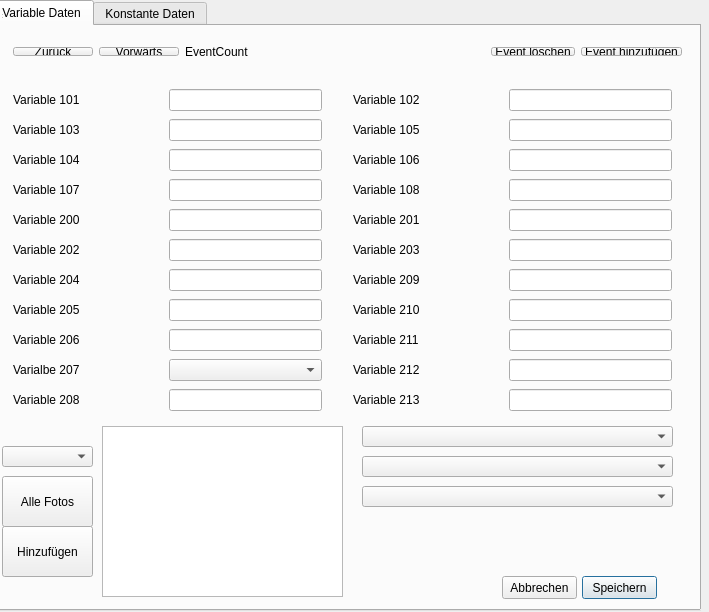
<?xml version="1.0" encoding="UTF-8"?>
<ui version="4.0">
 <class>MainWindow</class>
 <widget class="QDialog" name="MainWindow">
  <property name="geometry">
   <rect>
    <x>0</x>
    <y>0</y>
    <width>709</width>
    <height>612</height>
   </rect>
  </property>
  <property name="windowTitle">
   <string>MainWindow</string>
  </property>
  <widget class="QWidget" name="centralWidget" native="true">
   <property name="geometry">
    <rect>
     <x>0</x>
     <y>0</y>
     <width>701</width>
     <height>611</height>
    </rect>
   </property>
   <widget class="QTabWidget" name="VariableData">
    <property name="geometry">
     <rect>
      <x>-10</x>
      <y>0</y>
      <width>711</width>
      <height>611</height>
     </rect>
    </property>
    <property name="styleSheet">
     <string notr="true"/>
    </property>
    <property name="currentIndex">
     <number>0</number>
    </property>
    <widget class="QWidget" name="tab1">
     <attribute name="title">
      <string>Variable Daten</string>
     </attribute>
     <widget class="QWidget" name="formLayoutWidget_2">
      <property name="geometry">
       <rect>
        <x>350</x>
        <y>50</y>
        <width>341</width>
        <height>359</height>
       </rect>
      </property>
      <layout class="QGridLayout" name="gridLayout">
       <item row="0" column="0">
        <widget class="QLabel" name="label_102">
         <property name="minimumSize">
          <size>
           <width>150</width>
           <height>0</height>
          </size>
         </property>
         <property name="text">
          <string>Variable 102</string>
         </property>
        </widget>
       </item>
       <item row="0" column="1">
        <widget class="QLineEdit" name="lineEdit_102"/>
       </item>
       <item row="1" column="0">
        <widget class="QLabel" name="label_105">
         <property name="text">
          <string>Variable 105</string>
         </property>
        </widget>
       </item>
       <item row="1" column="1">
        <widget class="QLineEdit" name="lineEdit_105"/>
       </item>
       <item row="2" column="0">
        <widget class="QLabel" name="label_106">
         <property name="text">
          <string>Variable 106</string>
         </property>
        </widget>
       </item>
       <item row="2" column="1">
        <widget class="QLineEdit" name="lineEdit_106"/>
       </item>
       <item row="3" column="0">
        <widget class="QLabel" name="label_108">
         <property name="text">
          <string>Variable 108</string>
         </property>
        </widget>
       </item>
       <item row="3" column="1">
        <widget class="QLineEdit" name="lineEdit_108"/>
       </item>
       <item row="4" column="0">
        <widget class="QLabel" name="label_201">
         <property name="text">
          <string>Variable 201</string>
         </property>
        </widget>
       </item>
       <item row="4" column="1">
        <widget class="QLineEdit" name="lineEdit_201"/>
       </item>
       <item row="5" column="0">
        <widget class="QLabel" name="label_203">
         <property name="text">
          <string>Variable 203</string>
         </property>
        </widget>
       </item>
       <item row="5" column="1">
        <widget class="QLineEdit" name="lineEdit_203"/>
       </item>
       <item row="6" column="0">
        <widget class="QLabel" name="label_209">
         <property name="text">
          <string>Variable 209</string>
         </property>
        </widget>
       </item>
       <item row="6" column="1">
        <widget class="QLineEdit" name="lineEdit_209"/>
       </item>
       <item row="7" column="0">
        <widget class="QLabel" name="label_210">
         <property name="text">
          <string>Variable 210</string>
         </property>
        </widget>
       </item>
       <item row="7" column="1">
        <widget class="QLineEdit" name="lineEdit_210"/>
       </item>
       <item row="8" column="0">
        <widget class="QLabel" name="label_20">
         <property name="text">
          <string>Variable 211</string>
         </property>
        </widget>
       </item>
       <item row="8" column="1">
        <widget class="QLineEdit" name="lineEdit_211"/>
       </item>
       <item row="9" column="0">
        <widget class="QLabel" name="label_212">
         <property name="text">
          <string>Variable 212</string>
         </property>
        </widget>
       </item>
       <item row="9" column="1">
        <widget class="QLineEdit" name="lineEdit_212"/>
       </item>
       <item row="10" column="0">
        <widget class="QLabel" name="label_213">
         <property name="text">
          <string>Variable 213</string>
         </property>
        </widget>
       </item>
       <item row="10" column="1">
        <widget class="QLineEdit" name="lineEdit_213"/>
       </item>
      </layout>
     </widget>
     <widget class="QWidget" name="formLayoutWidget">
      <property name="geometry">
       <rect>
        <x>10</x>
        <y>50</y>
        <width>331</width>
        <height>359</height>
       </rect>
      </property>
      <layout class="QGridLayout" name="gridLayout_2">
       <item row="0" column="0">
        <widget class="QLabel" name="label_101">
         <property name="minimumSize">
          <size>
           <width>150</width>
           <height>0</height>
          </size>
         </property>
         <property name="text">
          <string>Variable 101</string>
         </property>
        </widget>
       </item>
       <item row="0" column="1">
        <widget class="QLineEdit" name="lineEdit_101"/>
       </item>
       <item row="1" column="0">
        <widget class="QLabel" name="label_103">
         <property name="text">
          <string>Variable 103</string>
         </property>
        </widget>
       </item>
       <item row="1" column="1">
        <widget class="QLineEdit" name="lineEdit_103"/>
       </item>
       <item row="2" column="0">
        <widget class="QLabel" name="label_104">
         <property name="text">
          <string>Variable 104</string>
         </property>
        </widget>
       </item>
       <item row="2" column="1">
        <widget class="QLineEdit" name="lineEdit_104"/>
       </item>
       <item row="3" column="0">
        <widget class="QLabel" name="label_107">
         <property name="text">
          <string>Variable 107</string>
         </property>
        </widget>
       </item>
       <item row="3" column="1">
        <widget class="QLineEdit" name="lineEdit_107"/>
       </item>
       <item row="4" column="0">
        <widget class="QLabel" name="label_200">
         <property name="text">
          <string>Variable 200</string>
         </property>
        </widget>
       </item>
       <item row="4" column="1">
        <widget class="QLineEdit" name="lineEdit_200"/>
       </item>
       <item row="5" column="0">
        <widget class="QLabel" name="label_202">
         <property name="text">
          <string>Variable 202</string>
         </property>
        </widget>
       </item>
       <item row="5" column="1">
        <widget class="QLineEdit" name="lineEdit_202"/>
       </item>
       <item row="6" column="0">
        <widget class="QLabel" name="label_204">
         <property name="text">
          <string>Variable 204</string>
         </property>
        </widget>
       </item>
       <item row="6" column="1">
        <widget class="QLineEdit" name="lineEdit_204"/>
       </item>
       <item row="7" column="0">
        <widget class="QLabel" name="label_205">
         <property name="text">
          <string>Variable 205</string>
         </property>
        </widget>
       </item>
       <item row="7" column="1">
        <widget class="QLineEdit" name="lineEdit_205"/>
       </item>
       <item row="8" column="0">
        <widget class="QLabel" name="label_206">
         <property name="text">
          <string>Variable 206</string>
         </property>
        </widget>
       </item>
       <item row="8" column="1">
        <widget class="QLineEdit" name="lineEdit_206"/>
       </item>
       <item row="9" column="0">
        <widget class="QLabel" name="label_207">
         <property name="text">
          <string>Varialbe 207</string>
         </property>
        </widget>
       </item>
       <item row="9" column="1">
        <widget class="QComboBox" name="comboBox"/>
       </item>
       <item row="10" column="0">
        <widget class="QLabel" name="label_208">
         <property name="text">
          <string>Variable 208</string>
         </property>
        </widget>
       </item>
       <item row="10" column="1">
        <widget class="QLineEdit" name="lineEdit_208"/>
       </item>
      </layout>
     </widget>
     <widget class="QGraphicsView" name="graphicsView">
      <property name="geometry">
       <rect>
        <x>110</x>
        <y>400</y>
        <width>241</width>
        <height>171</height>
       </rect>
      </property>
     </widget>
     <widget class="QPushButton" name="buttonSave_1">
      <property name="geometry">
       <rect>
        <x>590</x>
        <y>550</y>
        <width>75</width>
        <height>23</height>
       </rect>
      </property>
      <property name="text">
       <string>Speichern</string>
      </property>
     </widget>
     <widget class="QComboBox" name="comboBox_2">
      <property name="geometry">
       <rect>
        <x>10</x>
        <y>420</y>
        <width>91</width>
        <height>21</height>
       </rect>
      </property>
     </widget>
     <widget class="QPushButton" name="pushButton_9">
      <property name="geometry">
       <rect>
        <x>10</x>
        <y>450</y>
        <width>91</width>
        <height>51</height>
       </rect>
      </property>
      <property name="text">
       <string>Alle Fotos</string>
      </property>
     </widget>
     <widget class="QComboBox" name="comboBox_3">
      <property name="geometry">
       <rect>
        <x>370</x>
        <y>400</y>
        <width>311</width>
        <height>21</height>
       </rect>
      </property>
     </widget>
     <widget class="QComboBox" name="comboBox_4">
      <property name="geometry">
       <rect>
        <x>370</x>
        <y>430</y>
        <width>311</width>
        <height>21</height>
       </rect>
      </property>
     </widget>
     <widget class="QComboBox" name="comboBox_5">
      <property name="geometry">
       <rect>
        <x>370</x>
        <y>460</y>
        <width>311</width>
        <height>21</height>
       </rect>
      </property>
     </widget>
     <widget class="QWidget" name="layoutWidget">
      <property name="geometry">
       <rect>
        <x>10</x>
        <y>10</y>
        <width>691</width>
        <height>31</height>
       </rect>
      </property>
      <layout class="QHBoxLayout" name="horizontalLayout">
       <item>
        <widget class="QPushButton" name="buttonPreviousData">
         <property name="text">
          <string>Zurück</string>
         </property>
        </widget>
       </item>
       <item>
        <widget class="QPushButton" name="buttonNextData">
         <property name="text">
          <string>Vorwärts</string>
         </property>
        </widget>
       </item>
       <item>
        <widget class="QLabel" name="lblEventCount">
         <property name="text">
          <string>EventCount</string>
         </property>
        </widget>
       </item>
       <item>
        <spacer name="horizontalSpacer">
         <property name="orientation">
          <enum>Qt::Horizontal</enum>
         </property>
         <property name="sizeHint" stdset="0">
          <size>
           <width>40</width>
           <height>20</height>
          </size>
         </property>
        </spacer>
       </item>
       <item>
        <widget class="QPushButton" name="buttonDeleteData">
         <property name="text">
          <string>Event löschen</string>
         </property>
        </widget>
       </item>
       <item>
        <widget class="QPushButton" name="buttonNewData">
         <property name="text">
          <string>Event hinzufügen</string>
         </property>
        </widget>
       </item>
      </layout>
     </widget>
     <widget class="QPushButton" name="buttonCancel_1">
      <property name="geometry">
       <rect>
        <x>510</x>
        <y>550</y>
        <width>75</width>
        <height>23</height>
       </rect>
      </property>
      <property name="text">
       <string>Abbrechen</string>
      </property>
     </widget>
     <widget class="QPushButton" name="pushButton_11">
      <property name="geometry">
       <rect>
        <x>10</x>
        <y>500</y>
        <width>91</width>
        <height>51</height>
       </rect>
      </property>
      <property name="text">
       <string>Hinzufügen</string>
      </property>
     </widget>
    </widget>
    <widget class="QWidget" name="tab_2">
     <attribute name="title">
      <string>Konstante Daten</string>
     </attribute>
     <widget class="QLabel" name="label_309">
      <property name="geometry">
       <rect>
        <x>10</x>
        <y>180</y>
        <width>121</width>
        <height>16</height>
       </rect>
      </property>
      <property name="text">
       <string>Variable 309</string>
      </property>
     </widget>
     <widget class="QGraphicsView" name="graphicsView_2">
      <property name="geometry">
       <rect>
        <x>110</x>
        <y>350</y>
        <width>241</width>
        <height>211</height>
       </rect>
      </property>
     </widget>
     <widget class="QWidget" name="layoutWidget">
      <property name="geometry">
       <rect>
        <x>10</x>
        <y>330</y>
        <width>128</width>
        <height>19</height>
       </rect>
      </property>
      <layout class="QHBoxLayout" name="horizontalLayout_4">
       <item>
        <widget class="QLabel" name="label_45">
         <property name="text">
          <string>Foto:</string>
         </property>
        </widget>
       </item>
       <item>
        <widget class="QLabel" name="label_314">
         <property name="text">
          <string>Variable 314</string>
         </property>
        </widget>
       </item>
      </layout>
     </widget>
     <widget class="QComboBox" name="comboBox_216">
      <property name="geometry">
       <rect>
        <x>440</x>
        <y>380</y>
        <width>241</width>
        <height>21</height>
       </rect>
      </property>
     </widget>
     <widget class="QComboBox" name="comboBox_217">
      <property name="geometry">
       <rect>
        <x>440</x>
        <y>450</y>
        <width>241</width>
        <height>21</height>
       </rect>
      </property>
     </widget>
     <widget class="QComboBox" name="comboBox_215">
      <property name="geometry">
       <rect>
        <x>440</x>
        <y>310</y>
        <width>241</width>
        <height>21</height>
       </rect>
      </property>
     </widget>
     <widget class="QComboBox" name="comboBox_309">
      <property name="geometry">
       <rect>
        <x>140</x>
        <y>180</y>
        <width>91</width>
        <height>21</height>
       </rect>
      </property>
     </widget>
     <widget class="QPushButton" name="pushButton_19">
      <property name="geometry">
       <rect>
        <x>10</x>
        <y>390</y>
        <width>91</width>
        <height>51</height>
       </rect>
      </property>
      <property name="text">
       <string>Alle Fotos</string>
      </property>
     </widget>
     <widget class="QComboBox" name="comboBox_19">
      <property name="geometry">
       <rect>
        <x>10</x>
        <y>350</y>
        <width>91</width>
        <height>21</height>
       </rect>
      </property>
     </widget>
     <widget class="QWidget" name="layoutWidget">
      <property name="geometry">
       <rect>
        <x>10</x>
        <y>20</y>
        <width>511</width>
        <height>133</height>
       </rect>
      </property>
      <layout class="QGridLayout" name="gridLayout_3">
       <item row="0" column="0">
        <layout class="QGridLayout" name="gridLayout_4">
         <item row="1" column="0">
          <widget class="QCheckBox" name="checkBox_300">
           <property name="text">
            <string/>
           </property>
          </widget>
         </item>
         <item row="0" column="0">
          <widget class="QCheckBox" name="checkBox_299">
           <property name="text">
            <string/>
           </property>
          </widget>
         </item>
         <item row="2" column="0">
          <widget class="QCheckBox" name="checkBox_301">
           <property name="text">
            <string/>
           </property>
          </widget>
         </item>
         <item row="3" column="0">
          <widget class="QCheckBox" name="checkBox_302">
           <property name="text">
            <string/>
           </property>
          </widget>
         </item>
         <item row="4" column="0">
          <widget class="QCheckBox" name="checkBox_303">
           <property name="text">
            <string/>
           </property>
          </widget>
         </item>
        </layout>
       </item>
       <item row="0" column="1">
        <layout class="QGridLayout" name="gridLayout_5">
         <item row="3" column="0">
          <widget class="QCheckBox" name="checkBox_307">
           <property name="text">
            <string/>
           </property>
          </widget>
         </item>
         <item row="2" column="0">
          <widget class="QCheckBox" name="checkBox_306">
           <property name="text">
            <string/>
           </property>
          </widget>
         </item>
         <item row="1" column="0">
          <widget class="QCheckBox" name="checkBox_305">
           <property name="text">
            <string/>
           </property>
          </widget>
         </item>
         <item row="0" column="0">
          <widget class="QCheckBox" name="checkBox_304">
           <property name="text">
            <string/>
           </property>
          </widget>
         </item>
         <item row="4" column="0">
          <widget class="QCheckBox" name="checkBox_308">
           <property name="text">
            <string/>
           </property>
          </widget>
         </item>
        </layout>
       </item>
      </layout>
     </widget>
     <widget class="QPushButton" name="pushButton_12">
      <property name="geometry">
       <rect>
        <x>10</x>
        <y>440</y>
        <width>91</width>
        <height>51</height>
       </rect>
      </property>
      <property name="text">
       <string>Hinzufügen</string>
      </property>
     </widget>
     <widget class="QPushButton" name="buttonCancel_2">
      <property name="geometry">
       <rect>
        <x>510</x>
        <y>550</y>
        <width>75</width>
        <height>23</height>
       </rect>
      </property>
      <property name="text">
       <string>Abbrechen</string>
      </property>
     </widget>
     <widget class="QPushButton" name="buttonSave_2">
      <property name="geometry">
       <rect>
        <x>590</x>
        <y>550</y>
        <width>75</width>
        <height>23</height>
       </rect>
      </property>
      <property name="text">
       <string>Speichern</string>
      </property>
     </widget>
    </widget>
   </widget>
  </widget>
  <widget class="QToolBar" name="mainToolBar">
   <property name="geometry">
    <rect>
     <x>0</x>
     <y>0</y>
     <width>2</width>
     <height>13</height>
    </rect>
   </property>
  </widget>
  <widget class="QStatusBar" name="statusBar">
   <property name="geometry">
    <rect>
     <x>0</x>
     <y>0</y>
     <width>3</width>
     <height>20</height>
    </rect>
   </property>
  </widget>
 </widget>
 <layoutdefault spacing="6" margin="11"/>
 <resources/>
 <connections/>
</ui>
